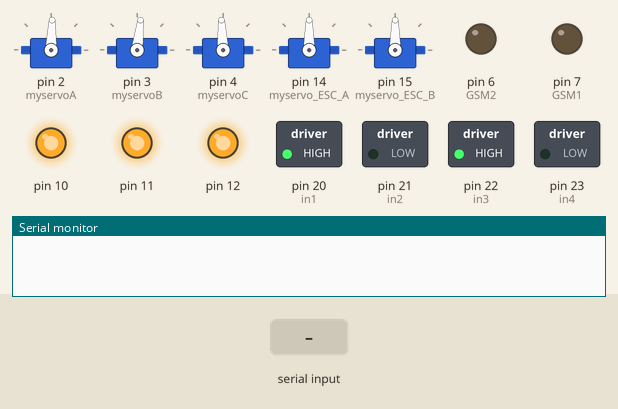
A sketch run on a simulated Arduino Mega 2560, built with avr-gcc and run on an emulated ATmega2560. Shown: 5 × servo, switched loads named in the sketch (green lamp = pin HIGH), output pins drawn as LEDs (lit = HIGH), the last lines printed to the serial monitor. The test bench sets the inputs (shaded band).

Above: at 4.2 s.
4.3 s: "M" received over the second serial link
At 6.5 s:
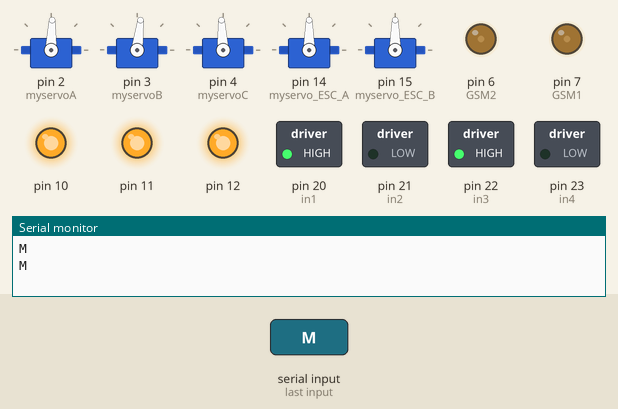
6.8 s: "O" received over the second serial link
At 8.6 s:
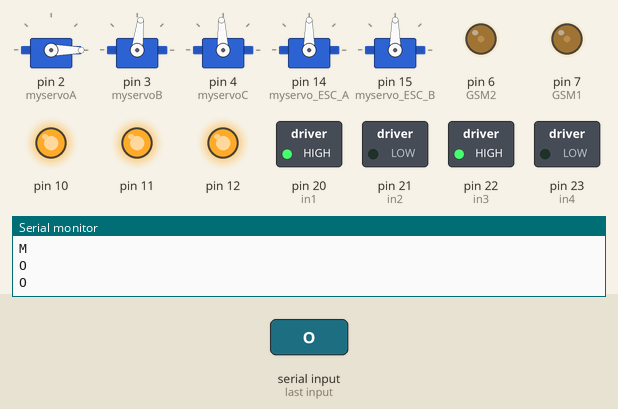
9.3 s: "P" received over the second serial link
At 11.5 s:
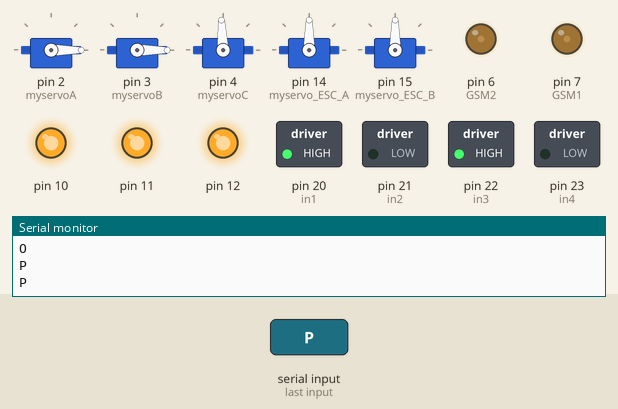
11.8 s: "Q" received over the second serial link
At 13.6 s:
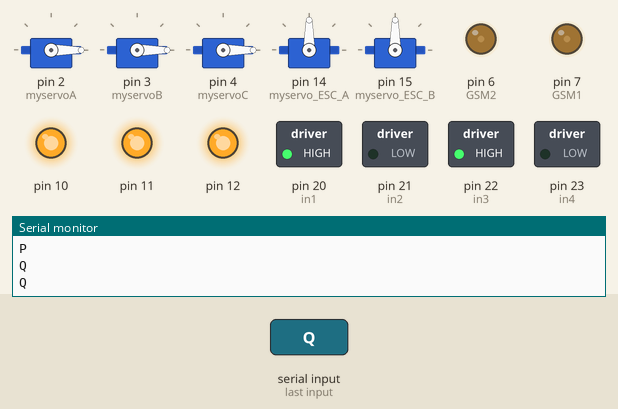
Timing chart, 0 to 15.1 s (numbered marks = the images above; inputs shaded):
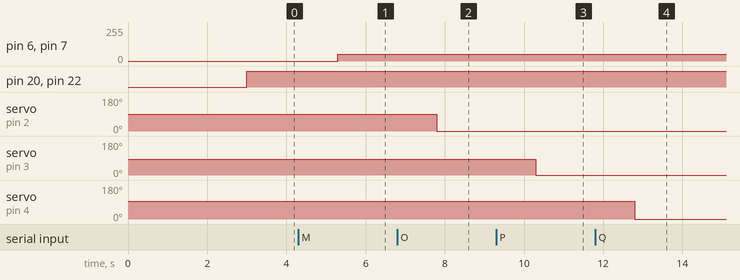

Measured:
- after the input at 4.3 s, pin 6 (GSM2), pin 7 (GSM1): 0/255 → 50/255 after 1.0 s
- after the input at 6.8 s, servo on pin 2 (myservoA): 88° → 0° after 1.0 s
- after the input at 9.3 s, servo on pin 3 (myservoB): 83° → 0° after 1.0 s
- after the input at 11.8 s, servo on pin 4 (myservoC): 93° → 0° after 1.0 s

The sketch:

trobi_v01.ino
```cpp
// Schrittmotor --------------------------------
#include <AccelStepper.h>
#define dirPin 8
#define stepPin 9
#define motorInterfaceType 1
AccelStepper stepper = AccelStepper(motorInterfaceType, stepPin, dirPin);

// Gleichstrommotor 1 - Ballmixer 1
int GSM1 = 7; // PWM Pin
int in1 = 20;
int in2 = 21;

// Gleichstrommotor 2 - Ballmixer 2
int GSM2 = 6; //PWM Pin
int in3 = 22;
int in4 = 23;

// Bluetooth --------------------------------
//#include <SoftwareSerial.h>
//Serial BT(5, 6);
String a;
String b;
String c;
int d;

// Servo --------------------------------
#include <Servo.h>
Servo myservoA;
Servo myservoB;
Servo myservoC;
const int myservoA_Center = 1450; // Mittelposition Servo A
const int myservoB_Center = 1400; // Mittelposition Servo B
const int myservoC_Center = 1500; // Mittelposition Servo C
int pos = 0;

// Servo ESC Brushless ------------------

Servo myservo_ESC_A;
Servo myservo_ESC_B;

// ------------------------------------------

void setup() {
Serial.begin(9600);
Serial1.begin(9600);   // serial port 1

// Motoren für Ballmixer - Drehzahl 0
analogWrite(GSM1, 0);
analogWrite(GSM2, 0);

pinMode(GSM1, OUTPUT);
pinMode(GSM2, OUTPUT);
pinMode(in1, OUTPUT);
pinMode(in2, OUTPUT);
pinMode(in3, OUTPUT);
pinMode(in4, OUTPUT);

// Servo Rotation Kopf Drehung----------------------
myservoA.attach(2);
myservoA.writeMicroseconds(myservoA_Center);
delay(1000);

// Servo Rotation Kopf Neigung----------------------
myservoB.attach(3);
myservoB.writeMicroseconds(myservoB_Center);
delay(1000);

// Servo Rotation Turm ----------------------
myservoC.attach(4);
myservoC.writeMicroseconds(myservoC_Center);
delay(1000);

// Servo ESC Brushless ------------------

myservo_ESC_A.attach(14); // BackSpin
myservo_ESC_B.attach(15); // TopSpin

// Bluetooth --------------------------------
//BT.begin(9600);
//BT.println("Hello from Arduino");


// Schrittmotor  ----------------------------
stepper.setMaxSpeed(8000);
stepper.setSpeed(0);

// Microstepping ----------------------------
//  Low   Low   Low   Full step
//  High  Low   Low   Half step
//  Low   High  Low   1/4 step
//  High  High  Low   1/8 step
//  Low   Low   High  1/16 step
//  High  Low   High  1/32 step
//  Low   High  High  1/32 step
//  High  High  High  1/32 step

  pinMode(10, OUTPUT);
  digitalWrite(10, HIGH);
  pinMode(11, OUTPUT);
  digitalWrite(11, HIGH);
  pinMode(12, OUTPUT);
  digitalWrite(12, HIGH);

}

void loop() {
  stepper.runSpeed();

  digitalWrite(in1, HIGH);  // Motor 1 beginnt zu rotieren
  digitalWrite(in2, LOW);
  digitalWrite(in3, HIGH);  // Motor 2 beginnt zu rotieren
  digitalWrite(in4, LOW );


  if (Serial1.available())
  {
    a=Serial1.readString();
    b = a.substring(0,1);
    c = a.substring(1);
    d = c.toInt();

        if ((b=="M" || b=="m"))
        {
          Serial.println(a);
          Serial.println(b);
          Serial.println(c);
          stepper.setSpeed(d);
          analogWrite(GSM1, 50);
          analogWrite(GSM2, 50);
        }

        if ((b=="O" || b=="o"))
        {
          Serial.println(a);
          Serial.println(b);
          Serial.println(c);
          myservoA.writeMicroseconds(d);
        }

        if ((b=="P" || b=="p"))
        {
          Serial.println(a);
          Serial.println(b);
          Serial.println(c);
          myservoB.writeMicroseconds(d);
        }

        if ((b=="Q" || b=="q"))
        {
          Serial.println(a);
          Serial.println(b);
          Serial.println(c);
          myservoC.writeMicroseconds(d);
        }

        if ((b=="T" || b=="t"))
        {
          Serial.println(a);
          Serial.println(b);
          Serial.println(c);
          myservo_ESC_A.writeMicroseconds(d);
        }

        if ((b=="B" || b=="b"))
        {
          Serial.println(a);
          Serial.println(b);
          Serial.println(c);
          myservo_ESC_B.writeMicroseconds(d);
        }

        if ((b=="X" || b=="x"))  // Stop
        {
          stepper.setSpeed(0);
          myservo_ESC_A.writeMicroseconds(0);
          myservo_ESC_B.writeMicroseconds(0);
          analogWrite(GSM1, 0);
          analogWrite(GSM2, 0);
        }

        else
        {
          //BT.println("NULL");
          //stepper.setSpeed(0);
        }

  }


}
```
